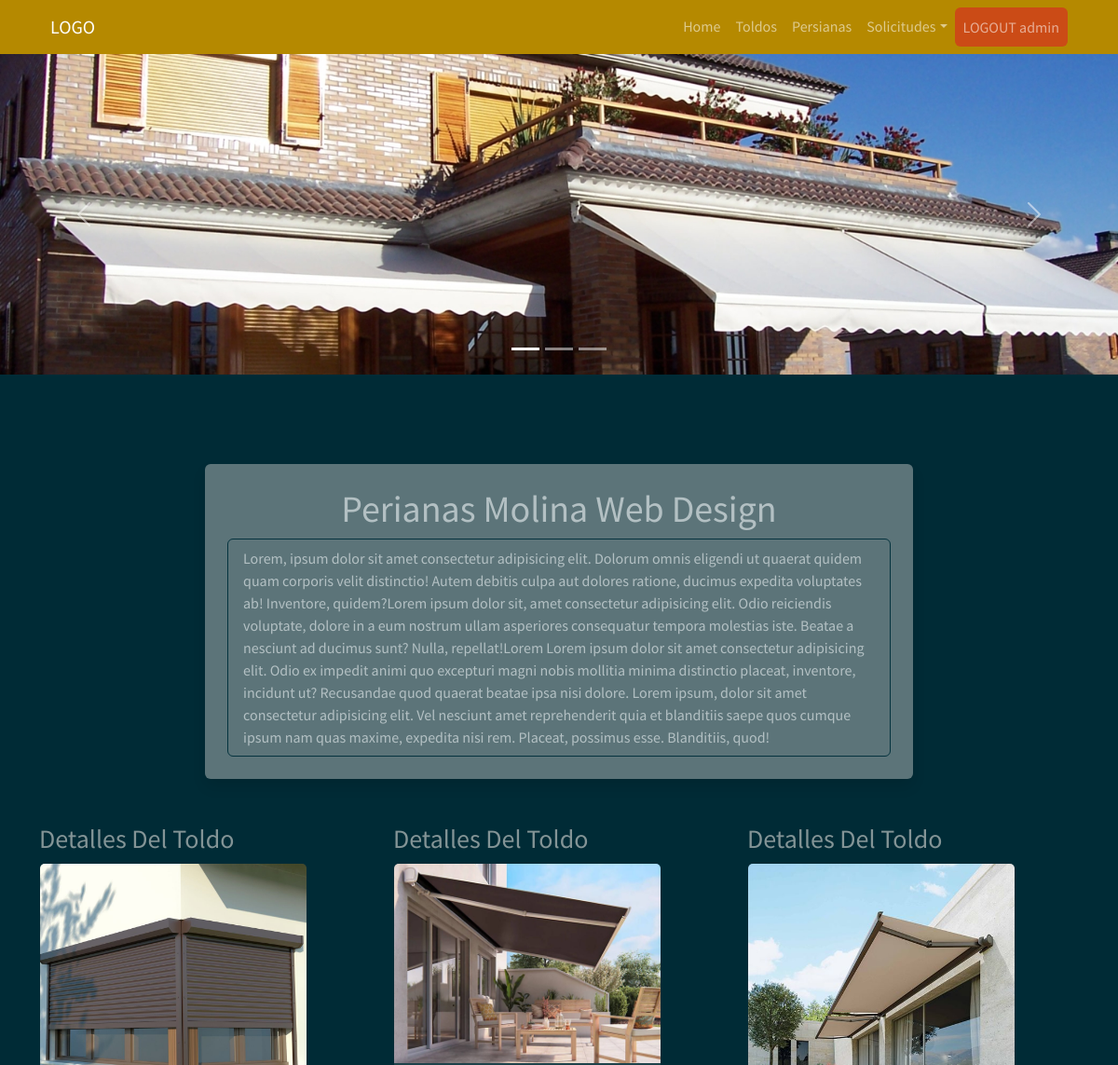
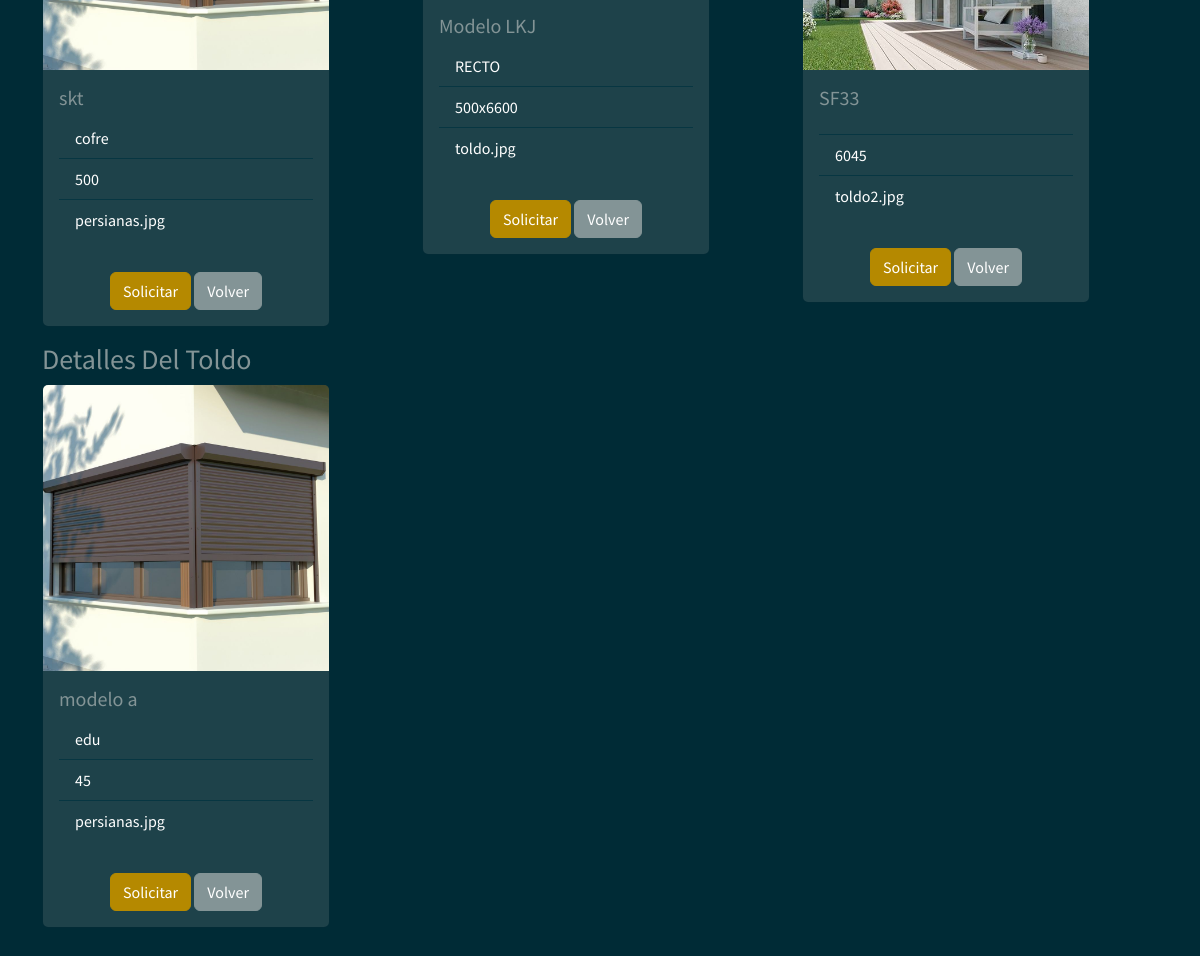
The app's page /toldo_user (signed in) with its own data (2 pictures, top to bottom).
### myapp/models.py (models this page shows)
    class Toldo(db.Model):
        __tablename__ = "Toldo"  # Nombre de la tabla que se crea
        Toldo_id = db.Column("toldo_id", db.Integer, Sequence(
            'toldo_id_seq'),  primary_key=True)
        Modelo = db.Column(db.String(20))
        Tipo = db.Column(db.String(30))
        Dimensiones = db.Column(db.String(30))
        Imagen = db.Column(db.String(30))

### myapp/views.py (the view)
    @app.route("/toldo_user", methods=["GET", "POST"])
    def toldo_user():
        list_toldo = db_access["list_toldos"]
        toldos = list_toldo()
        usuario = session['usuario']
        usu = usuario
        return render_template("user/toldos_user.html", toldos=toldos, usu=usu)

### myapp/templates/user/toldos_user.html (shortened to what this page needs)
<!DOCTYPE html>
<html>
<head>
    <link href="https://cdn.jsdelivr.net/npm/bootstrap@5.1.3/dist/css/bootstrap.min.css" rel="stylesheet"
>
    <link rel="stylesheet" href="../static/style/bootstrap.min(8).css">
    <link href="https://cdnjs.cloudflare.com/ajax/libs/font-awesome/4.0.3/css/font-awesome.css" rel="stylesheet">
</head>
<body>
    {% include 'includes/navbar_user.html' %}
    <div id="carouselExampleIndicators" class="carousel slide" data-bs-ride="carousel">
        <ol class="carousel-indicators">
            <li data-bs-target="#carouselExampleIndicators" data-bs-slide-to="0" class="active"></li>
            <li data-bs-target="#carouselExampleIndicators" data-bs-slide-to="1"></li>
            <li data-bs-target="#carouselExampleIndicators" data-bs-slide-to="2"></li>
        </ol>
        <div class="carousel-inner">
            <div class="carousel-item active">
                <img src="../static/style/img/carrousel/6.jpg" class="d-block w-100" alt="..."
                    style="max-width:100%;height:auto;">
            </div>
        </div>
        <a class="carousel-control-prev" href="#carouselExampleIndicators" role="button" data-bs-slide="prev">
            <span class="carousel-control-prev-icon" aria-hidden="true"></span>
        </a>
        <a class="carousel-control-next" href="#carouselExampleIndicators" role="button" data-bs-slide="next">
            <span class="carousel-control-next-icon" aria-hidden="true"></span>
        </a>
    </div>
    <section class="pt-5 pb-5">
        <div class="container">
            <div class="row justify-content-center mt-5">
                <div class="col-8 bg-secondary p-4 rounded shadow text-white" style="opacity: 0.7;">
                    <h1 class=" row justify-content-center ">Perianas Molina Web Design</h1>
                    <ul class="list-group">
                        <li class="list-group-item">Lorem, ipsum dolor sit amet consectetur adipisicing elit. Dolorum
                            omnis
                            eligendi ut quaerat quidem quam corporis velit distinctio! Autem debitis culpa aut dolores
                            ratione, ducimus expedita voluptates ab! Inventore, quidem?Lorem ipsum dolor sit, amet
                            consectetur adipisicing elit. Odio reiciendis voluptate, dolore in a eum nostrum ullam
                            asperiores consequatur tempora molestias iste. Beatae a nesciunt ad ducimus sunt? Nulla,
                            repellat!Lorem Lorem ipsum dolor sit amet consectetur adipisicing elit. Odio ex impedit
                            animi
                            quo excepturi magni nobis mollitia minima distinctio placeat, inventore, incidunt ut?
                            Recusandae
                            quod quaerat beatae ipsa nisi dolore. Lorem ipsum, dolor sit amet consectetur adipisicing
                            elit.
                            Vel nesciunt amet reprehenderit quia et blanditiis saepe quos cumque ipsum nam quas maxime,
                            expedita nisi rem. Placeat, possimus esse. Blanditiis, quod!</li>
                    </ul>
                </div>
            </div>
            <div class="row mt-5">
                {% for toldo in toldos %}
                <div class="col-4">
                    <p class="list-group">
                    <h3>Detalles Del Toldo</h3>
                    <div class="card" style="width: 18rem;">
                        <img src="../static/style/img/{{toldo.Imagen}}" class="card-img-top" alt="...">
                        <div class="card-body">
                            <h5 class="card-title">
                                {{toldo.Modelo}}
                            </h5>
                            <ul class="list-group list-group-flush">
                                <li class="list-group-item">
                                    {{toldo.Tipo}}
                                </li>
                                <li class="list-group-item">
                                    {{toldo.Dimensiones}}
                                </li>
                                <li class="list-group-item">
                                    {{toldo.Imagen}}
                                </li>
                            </ul>
                        </div>
                        <div class="card-body mx-auto">
                            <a class="btn btn-primary" href="/details_toldo/{{toldo.Toldo_id}}">Solicitar</a>
                            <a class="btn btn-secondary" href="#">Volver</a>
                        </div>
                    </div>
                    </p>
                </div>
                {% endfor %}
            </div>
        </div>
    </section>
</body>
</html>

### records on screen
Toldo: Imagen (picture), Modelo "skt", Tipo "cofre", Dimensiones "500", Imagen "persianas.jpg"
Toldo: Imagen (picture), Modelo "Modelo LKJ", Tipo "RECTO", Dimensiones "500x6600", Imagen "toldo.jpg"
Toldo: Imagen (picture), Modelo "SF33", Dimensiones "6045", Imagen "toldo2.jpg"
Toldo: Imagen (picture), Modelo "modelo a", Tipo "edu", Dimensiones "45", Imagen "persianas.jpg"

### other values on screen
{{ usu }} "admin"
